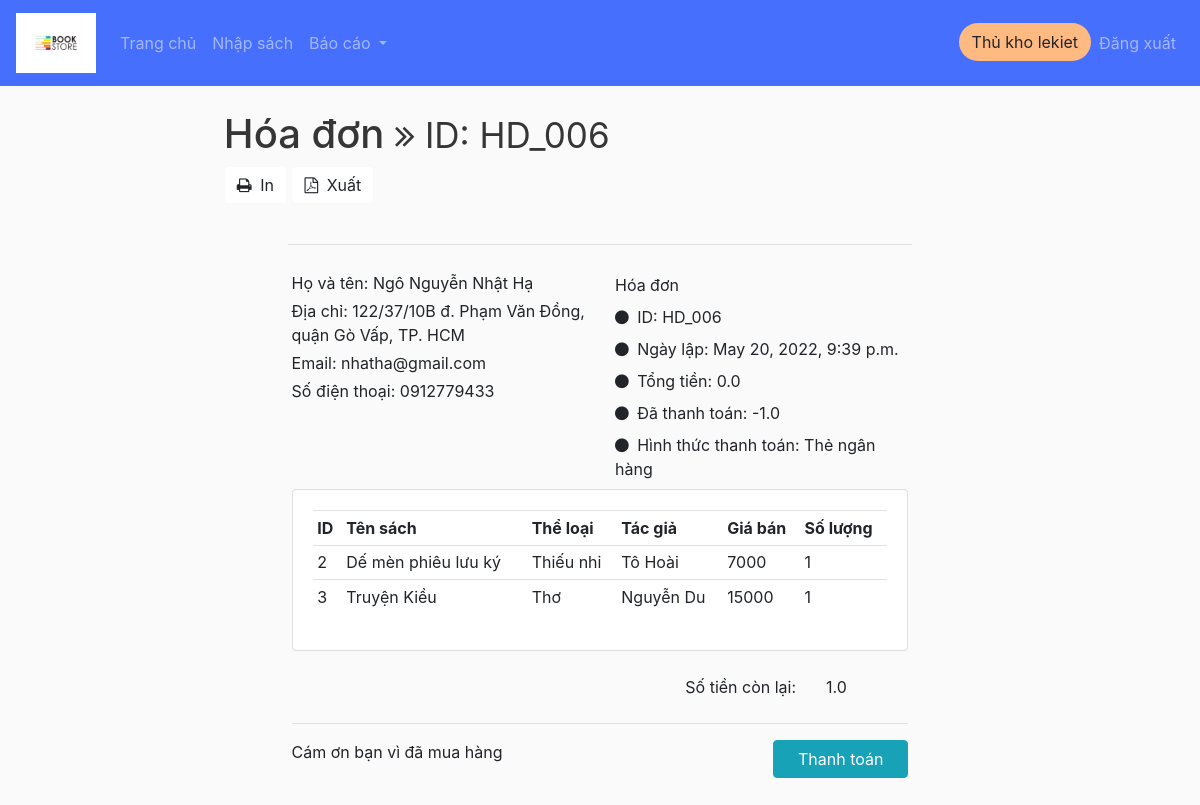
Page /review_invoice/HD_006/ (signed in) on the committed database.
### book/models.py (models this page shows, shortened)
class Person(models.Model):
    class Meta:
        verbose_name_plural = 'Thành viên'
    id = models.CharField(max_length=100, primary_key=True, editable=True)
    ho_ten = models.CharField('Họ tên', max_length=100, null=True)
    ngay_sinh = models.DateField('Ngày sinh', null=True, editable=True)
    so_dien_thoai = models.CharField('Số điện thoại', max_length=13, null=True)
    dia_chi = models.CharField('Địa chỉ', max_length=1000, null=True)
    email = models.CharField('Email', max_length=50, null=True)
    profile_pic = models.ImageField('Ảnh đại diện', default="profile1.png", null=True, blank=True)
    user = models.OneToOneField(User, blank=True, null=True, on_delete=models.CASCADE) # a user can have 1 customer, a customer have a user
    @property
    def get_group_name(self):
        query_set = Group.objects.filter(user = self.user)
        if not query_set:
            query_set = ''
        else:
            query_set = query_set[0].name.capitalize()
        return query_set

class HoaDon(models.Model):
    class Meta:
        verbose_name_plural = 'Hóa đơn'
    pttt = (
            ('Thẻ ngân hàng', 'Thẻ ngân hàng'),
            ('Tiền mặt', 'Tiền mặt'),
            )
    id_HD = models.CharField('Mã hóa đơn', max_length=100, primary_key=True, default= 'HD_', editable=True)
    ngay_lap_HD = models.DateTimeField('Ngày lập hóa đơn', null=True)
    tong_tien = models.FloatField('Tổng tiền', null=True, default=0, editable=True)
    nguoi_lap_HD = models.ForeignKey(Person, verbose_name='Nhân viên', null=True, blank=True, related_name="nhan_vien", on_delete=models.PROTECT)
    khach_hang = models.ForeignKey(Person, verbose_name='Khách hàng', null=True, blank=True, related_name="khach_hang", on_delete=models.PROTECT)
    phuong_thuc_thanh_toan = models.CharField('Phương thức thanh toán', max_length=100, null=False, choices=pttt)
    da_tra = models.FloatField('Đã trả', null=True, default=0, editable=True)
    @property
    def get_cart_items(self):
        cac_mat_hang = self.chitiethoadon_set.all()
        total = sum([mh.so_luong for mh in cac_mat_hang])
        return total

class ChiTietHoaDon(models.Model): # 1 lần nhập 1 sách
    hoa_don = models.ForeignKey(HoaDon, verbose_name='Hóa đơn', on_delete=models.PROTECT)
    sach = models.ForeignKey(Sach, verbose_name='Sách mua', on_delete=models.PROTECT)
    so_luong = models.PositiveIntegerField('Số lượng', null=True, default=0, editable=True)
    class Meta:
        verbose_name_plural = 'Chi tiết hóa đơn'

class Sach(models.Model):
    ten_sach = models.CharField('Tên sách', max_length=100, null=True)
    ngay_nhap = models.DateField('Ngày nhập', null=True, default=timezone.now)
    so_luong = models.PositiveIntegerField('Số lượng', null=True)
    the_loai = models.CharField('Thể loại', max_length=100, null=True)
    tac_gia = models.CharField('Tác giả', max_length=100, null=True)
    don_gia = models.PositiveBigIntegerField('Đơn giá', null=True)
    gia_ban = models.PositiveBigIntegerField('Giá bán', null=True)
    nha_xuat_ban = models.CharField('Nhà xuất bản', max_length=100, null=True)
    nam_xuat_ban = models.PositiveIntegerField('Năm xuất bản', null=True)
    nguoi_nhap = models.ForeignKey(Person, verbose_name= 'Người nhập', null=True, on_delete=models.PROTECT)
    anh_sach = models.ImageField(default="static/placeholder.png",null=True, blank=True)
    mo_ta = models.TextField("Mô tả ngắn", max_length=1000, null=True, blank=True)
    class Meta: # vì django ko cho tạo PK 2 thuộc tính nên làm cách này
        unique_together = ('id', 'ngay_nhap',)
        verbose_name_plural = "Sách"

### book/views.py (the view)
# urls.py: path('review_invoice/<str:pk>/', views.reviewInvoice, name='review_invoice'),
@login_required(login_url='login')
def reviewInvoice(request, pk):
    invoice = HoaDon.objects.get(id_HD=pk)
    details = ChiTietHoaDon.objects.filter(hoa_don=invoice)
    remain = invoice.tong_tien - invoice.da_tra
    cart_info = get_cart_info(request)
    context = {'invoice': invoice, 'remain': remain, 'details': details,  'cartItems':cart_info['cartItems']}
    return render(request, 'book/invoice.html', context)

### book/utils.py (called while the page is built)
def get_cart_info(request):
    if request.user.is_authenticated:
        kh = request.user.person
        hd = HoaDon.objects.get(khach_hang = kh, da_tra=-1, tong_tien=0)
        mat_hang = hd.chitiethoadon_set.all()
        cartItems = hd.get_cart_items
    return {'mat_hang': mat_hang, 'hd':hd, 'cartItems': cartItems}

### book/templates/book/invoice.html (shortened to what this page needs)
{%  extends 'book/main.html' %}
{% block content %}
<link href="https://maxcdn.bootstrapcdn.com/font-awesome/4.7.0/css/font-awesome.min.css" rel="stylesheet" />
<div class="page-content container">
    <div class="page-header text-blue-d2">
        <h1 class="page-title text-secondary-d1">
            Hóa đơn
            <small class="page-info">
                <i class="fa fa-angle-double-right text-80"></i>
                ID: {{ invoice.id_HD }}
            </small>
        </h1>
        <div class="page-tools">
            <div class="action-buttons">
                <a class="btn bg-white btn-light mx-1px text-95" href="#" data-title="Print">
                    <i class="mr-1 fa fa-print text-primary-m1 text-120 w-2"></i>
                    In
                </a>
                <a class="btn bg-white btn-light mx-1px text-95" href="#" data-title="PDF">
                    <i class="mr-1 fa fa-file-pdf-o text-danger-m1 text-120 w-2"></i>
                    Xuất
                </a>
            </div>
        </div>
    </div>
    <div class="container px-0">
        <div class="row mt-4">
            <div class="col-12 col-lg-12">
                <hr class="row brc-default-l1 mx-n1 mb-4" />
                <div class="row">
                    <div class="col-sm-6">
                        <div>
                            <span class="text-sm text-grey-m2 align-middle">Họ và tên:</span>
                            <span class="text-600 text-110 text-blue align-middle">{{ invoice.khach_hang.ho_ten }}</span>
                        </div>
                        <div class="text-grey-m2">
                            <div class="my-1">
                                Địa chỉ: {{invoice.khach_hang.dia_chi}}
                            </div>
                            <div class="my-1">
                                Email: {{invoice.khach_hang.email}}
                            </div>
                            <div class="my-1">
                                Số điện thoại: {{invoice.khach_hang.so_dien_thoai}}
                            </div>
                        </div>
                    </div>
                    <div class="text-95 col-sm-6 align-self-start d-sm-flex justify-content-end">
                        <div class="text-grey-m2">
                            <div class="mt-1 mb-2 text-secondary-m1 text-600 text-125">
                                Hóa đơn
                            </div>
                            <div class="my-2"><i class="fa fa-circle text-blue-m2 text-xs mr-1"></i> <span class="text-600 text-90">ID:</span> {{invoice.id_HD}}</div>
                            <div class="my-2"><i class="fa fa-circle text-blue-m2 text-xs mr-1"></i> <span class="text-600 text-90">Ngày lập:</span> {{invoice.ngay_lap_HD}}</div>
                            <div class="my-2"><i class="fa fa-circle text-blue-m2 text-xs mr-1"></i> <span class="text-600 text-90">Tổng tiền:</span> {{invoice.tong_tien}}</div>
                            <div class="my-2"><i class="fa fa-circle text-blue-m2 text-xs mr-1"></i> <span class="text-600 text-90">Đã thanh toán:</span> {{invoice.da_tra}}</div>
                            <div class="my-2"><i class="fa fa-circle text-blue-m2 text-xs mr-1"></i> <span class="text-600 text-90">Hình thức thanh toán:</span> {{invoice.phuong_thuc_thanh_toan}}</div>
                        </div>
                    </div>
                </div>
                    <div class="row">
                        <div class="col-md">
                            <div class="card card-body">
                                <table class="table table-sm">
                                    <tr>
                                        <th>ID</th>
                                        <th>Tên sách</th>
                                        <th>Thể loại</th>
                                        <th>Tác giả</th>
                                        <th>Giá bán</th>
                                        <th>Số lượng</th>
                                    </tr>
                                    {% for detail in details %}
                                    <tr>
                                        <td>{{detail.sach.id}}</td>
                                        <td>{{detail.sach.ten_sach}}</td>
                                        <td>{{detail.sach.the_loai}}</td>
                                        <td>{{detail.sach.tac_gia}}</td>
                                        <td>{{detail.sach.gia_ban}}</td>
                                        <td>{{detail.so_luong}}</td>
                                    </tr>
                                    {% endfor %}
                                </table>
                            </div>
                        </div>
                    </div>
                    <div class="row mt-3">
                        <div class="col-12 col-sm-7 text-grey-d2 text-95 mt-2 mt-lg-0">
                        </div>
                        <div class="col-12 col-sm-5 text-grey text-90 order-first order-sm-last">
                            <div class="row my-2">
                                <div class="col-7 text-right">
                                    Số tiền còn lại:
                                </div>
                                <div class="col-5">
                                    <span class="text-120 text-secondary-d1">{{remain}}</span>
                                </div>
                            </div>
                        </div>
                    </div>
                    <hr />
                    <div>
                        <span class="text-secondary-d1 text-105">Cám ơn bạn vì đã mua hàng</span>
                        <a href="#" class="btn btn-info btn-bold px-4 float-right mt-3 mt-lg-0">Thanh toán</a>
                    </div>
                </div>
            </div>
        </div>
    </div>
</div>
{% endblock %}

### book/templates/book/navbar.html (shortened to what this page needs)
{% load static %}
<nav class="navbar navbar-expand-sm navbar-dark" style="background-color: rgba(40, 88, 255, 0.85);">
  <a class="navbar-brand" href="{% url 'home' %}">
    <img src="{% static 'images/logons.png' %}" alt="logo" height="60px">
  </a>
  <div class="collapse navbar-collapse" id="navbarSupportedContent">
    <ul class="navbar-nav mr-auto">
      <li class="nav-item {% if request.resolver_match.view_name == 'home' %}active{% endif %}">
        <a class="nav-link" href="{% url 'home' %}">Trang chủ </a>
      </li>
      {% if user.is_authenticated %}
        {% if user.person.get_group_name == 'Thủ kho' %}
          <li class="nav-item {% if request.resolver_match.view_name == 'book_entry' %}active{% endif %}">
            <a class="nav-link" href="{% url 'book_entry' %}">Nhập sách</a>
          </li>
          <li class="nav-item dropdown {% if request.resolver_match.view_name == 'inventory_report' or  request.resolver_match.view_name == 'debt_report' %}active{% endif %}">
            <a class="nav-link dropdown-toggle" href="#" id="navbarDropdown" role="button" data-toggle="dropdown" aria-haspopup="true" aria-expanded="false">
              Báo cáo
            </a>
          </li>
        {% endif %}
      {% endif %}
    </ul>
    <div class="form-inline my-2 my-lg-0">
      <ul class="navbar-nav">
        {% if user.is_authenticated %}
        <li class="nav-item">
          <a class="btn" style="background-color: #FFBA81; border-radius: 40px;" href="/customer_info/">{{request.user.person.get_group_name}} {{request.user}}</a>
        </li>
        <li class="nav-item">
          <a class="nav-link" href="{% url 'logout' %}">Đăng xuất</a>
        </li>
        {% endif %}
    </ul>
    </div>
  </div>
</nav>

### static/css/book_main.css (style rules this page uses)
.container { max-width: 82% !important; }
body { background-color: hsl(0, 0%, 98%); }
h1,h2,h3,h4,h5,h6 { color:hsl(0, 0%, 21%); }

### rows in the picture
HoaDon: id_HD "HD_006", khach_hang.ho_ten "Ngô Nguyễn Nhật Hạ", khach_hang.dia_chi "122/37/10B đ. Phạm Văn Đồng, quận Gò Vấp, TP. HCM", khach_hang.email "nhatha@gmail.com", khach_hang.so_dien_thoai "0912779433", ngay_lap_HD "May 20, 2022, 9:39 p.m.", tong_tien "0.0", da_tra "-1.0", phuong_thuc_thanh_toan "Thẻ ngân hàng"
ChiTietHoaDon: sach.id "2", sach.ten_sach "Dế mèn phiêu lưu ký", sach.the_loai "Thiếu nhi", sach.tac_gia "Tô Hoài", sach.gia_ban "7000", so_luong "1"
ChiTietHoaDon: sach.id "3", sach.ten_sach "Truyện Kiều", sach.the_loai "Thơ", sach.tac_gia "Nguyễn Du", sach.gia_ban "15000", so_luong "1"

### other values in the picture
{{ request.user.person.get_group_name }} "Thủ kho"
{{ request.user }} "lekiet"
{{ remain }} "1.0"
